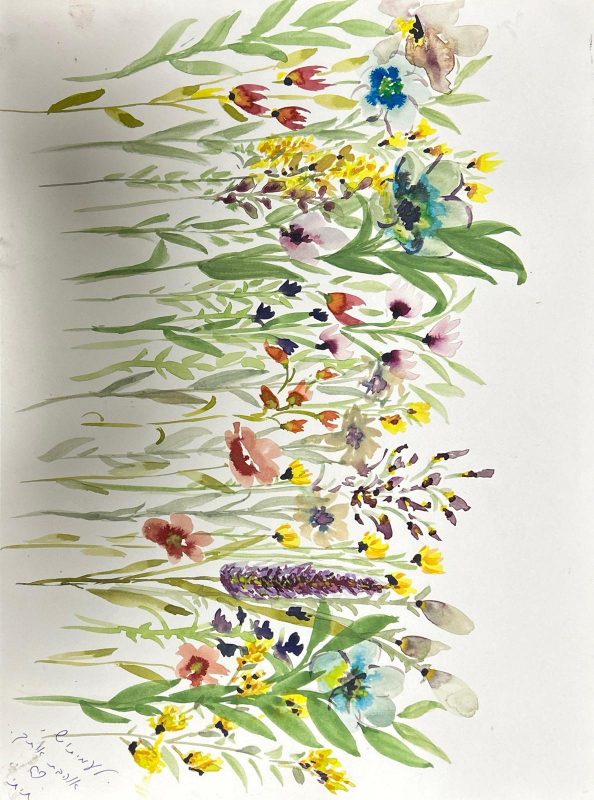
#> input picture WhatsApp Image 2026-11-15 at 00.17.53.jpeg, 1188 x 1600 px (shown at 1/2 size)
$ python prepare_assets.py
#> lines starting #> are read from the running program, lines starting #| are printed output that depends on the picture
"""Prepare local photographs, vessel masks and transparent watercolor crops.

Run from the project root with: .venv/bin/python scripts/prepare_assets.py
The originals are never modified. Crops and masks are intentional, reproducible POC choices.
"""
from pathlib import Path

import cv2
import numpy as np
from PIL import Image, ImageDraw, ImageFilter

ROOT = Path(__file__).resolve().parents[1]
OUTPUT = ROOT / "public" / "assets"
VESSELS = OUTPUT / "vessels"
ARTWORK = OUTPUT / "artwork"

# The two original bowl photos (turquoise, deep blue) were removed from the studio; their masks are in git history.
BOWLS: dict = {}

EXTERNAL_BOWLS: dict = {}  # external test vessels are now added with scripts/add_asset.py

EXTERNAL_ART_CROPS = {
    "monkey-flower": {"file": "monkey-flower.jpg", "crop": (.025, .085, .93, .955)},
    "gentian": {"file": "gentian.jpg", "crop": (.20, .35, .78, .895)},
    "poppy": {"file": "poppy.jpg", "crop": (.025, .035, .95, .91)},
}

ART_CROPS = {
    "meadow": {
        "file": "WhatsApp Image 2026-11-15 at 00.17.53.jpeg",
        "crop": (.035, .012, .95, .405),
        "rotate": 90,
    },
    "spring": {
        "file": "WhatsApp Image 2026-11-15 at 00.17.53.jpeg",
        "crop": (.035, .535, .96, .885),
        "rotate": 90,
    },
    "garden": {
        "file": "WhatsApp Image 2026-11-15 at 00.17.53.jpeg",
        "crop": (.32, .25, .96, .64),
        "rotate": 90,
    },
    "wildflowers": {
        "file": "WhatsApp Image 2026-11-15 at 00.17.53 (1).jpeg",
        "crop": (.36, .185, .815, .49),
        "rotate": 0,
    },
}


def isolate_watercolor(image: Image.Image) -> Image.Image:
    """Soft photographic paper key, not a claim to recover invisible white pigment."""
    rgb = np.asarray(image.convert("RGB"), dtype=np.float32)
    blur = cv2.GaussianBlur(rgb, (3, 3), .7)
    maximum = np.max(blur, axis=2)
    minimum = np.min(blur, axis=2)
    chroma = (maximum - minimum) / np.maximum(maximum, 1)
    luminance = .2126 * blur[:, :, 0] + .7152 * blur[:, :, 1] + .0722 * blur[:, :, 2]
    color = np.clip((chroma - .10) / .25, 0, 1)
    ink = np.clip((226 - luminance) / 120, 0, 1) * np.clip((chroma - .075) / .2, 0, 1)
    alpha = np.maximum(color, ink * .8)
    alpha = np.clip((alpha - .065) / .9, 0, 1)

    h, w = alpha.shape
    x = np.minimum(np.arange(w), np.arange(w)[::-1]) / max(w * .055, 1)
    y = np.minimum(np.arange(h), np.arange(h)[::-1]) / max(h * .055, 1)
    alpha *= np.minimum(np.minimum(x[None, :], y[:, None]), 1)
    alpha = cv2.GaussianBlur(alpha, (3, 3), .55)

    paper = np.array([247, 246, 241], dtype=np.float32)
    clean = (rgb - (1 - alpha[:, :, None]) * paper) / np.maximum(alpha[:, :, None], .18)
    clean = np.clip(clean, 0, 255).astype(np.uint8)
    result = np.dstack((clean, (alpha * 255).astype(np.uint8)))
    return Image.fromarray(result)


def prepare_external_vessel(name: str, config: dict) -> None:
    source = Image.open(ROOT / "assets-source" / "external" / config["file"]).convert("RGB")
    source.thumbnail((1200, 1600), Image.Resampling.LANCZOS)
    canvas = Image.new("RGB", (1200, 1600), (232, 228, 218) if name == "white-study" else (59, 48, 39))
    canvas.paste(source, ((1200 - source.width) // 2, (1600 - source.height) // 2))
    canvas.save(VESSELS / f"{name}.webp", "WEBP", quality=90)
    mask = Image.new("L", canvas.size, 0)
    cx, cy = config["center"]
    rx, ry = config["radius"]
    ImageDraw.Draw(mask).ellipse(((cx - rx) * 1200, (cy - ry) * 1600, (cx + rx) * 1200, (cy + ry) * 1600), fill=255)
    mask.filter(ImageFilter.GaussianBlur(6)).save(VESSELS / f"{name}-mask.png", optimize=True)


def isolate_scanned_watercolor(image: Image.Image) -> Image.Image:
    rgb = np.asarray(image.convert("RGB"), dtype=np.float32)
    h, w, _ = rgb.shape
    patch = max(12, round(min(h, w) * .07))
    corners = [np.median(rgb[y:y + patch, x:x + patch], axis=(0, 1)) for y in (0, h - patch) for x in (0, w - patch)]
    yy = np.linspace(0, 1, h, dtype=np.float32)[:, None, None]
    xx = np.linspace(0, 1, w, dtype=np.float32)[None, :, None]
    background = ((1 - yy) * ((1 - xx) * corners[0] + xx * corners[1])
                  + yy * ((1 - xx) * corners[2] + xx * corners[3]))
    softened = cv2.GaussianBlur(rgb, (3, 3), .65)
    difference = np.sqrt(np.mean((softened - background) ** 2, axis=2))
    alpha = np.clip((difference - 12) / 85, 0, 1) ** .85
    x = np.minimum(np.arange(w), np.arange(w)[::-1]) / max(w * .035, 1)
    y = np.minimum(np.arange(h), np.arange(h)[::-1]) / max(h * .035, 1)
    alpha *= np.minimum(np.minimum(x[None, :], y[:, None]), 1)
    alpha = cv2.GaussianBlur(alpha, (3, 3), .55)
    pigment = (rgb - (1 - alpha[:, :, None]) * background) / np.maximum(alpha[:, :, None], .20)
    result = np.dstack((np.clip(pigment, 0, 255).astype(np.uint8), (alpha * 255).astype(np.uint8)))
    return Image.fromarray(result)


def main() -> None:
    VESSELS.mkdir(parents=True, exist_ok=True)
    ARTWORK.mkdir(parents=True, exist_ok=True)
    for name, config in BOWLS.items():
        image = Image.open(ROOT / config["file"]).convert("RGB")
        image.save(VESSELS / f"{name}.webp", "WEBP", quality=91)
        width, height = image.size
        mask = Image.new("L", image.size, 0)
        polygon = [(round(x * width), round(y * height)) for x, y in config["surface"]]
        ImageDraw.Draw(mask).polygon(polygon, fill=255)
        mask = mask.filter(ImageFilter.GaussianBlur(radius=7))
        mask.save(VESSELS / f"{name}-mask.png", optimize=True)
    for name, config in ART_CROPS.items():
        image = Image.open(ROOT / config["file"]).convert("RGB")
#> image is the input picture: PIL image 1188x1600 RGB; mean R, G, B 200.4, 200.1, 177.6
        width, height = image.size
#> width = 1188; height = 1600
        left, top, right, bottom = config["crop"]
        image = image.crop((round(width * left), round(height * top), round(width * right), round(height * bottom)))
#> image: PIL image 1087x629 RGB
        if config["rotate"]:
            image = image.rotate(config["rotate"], expand=True)
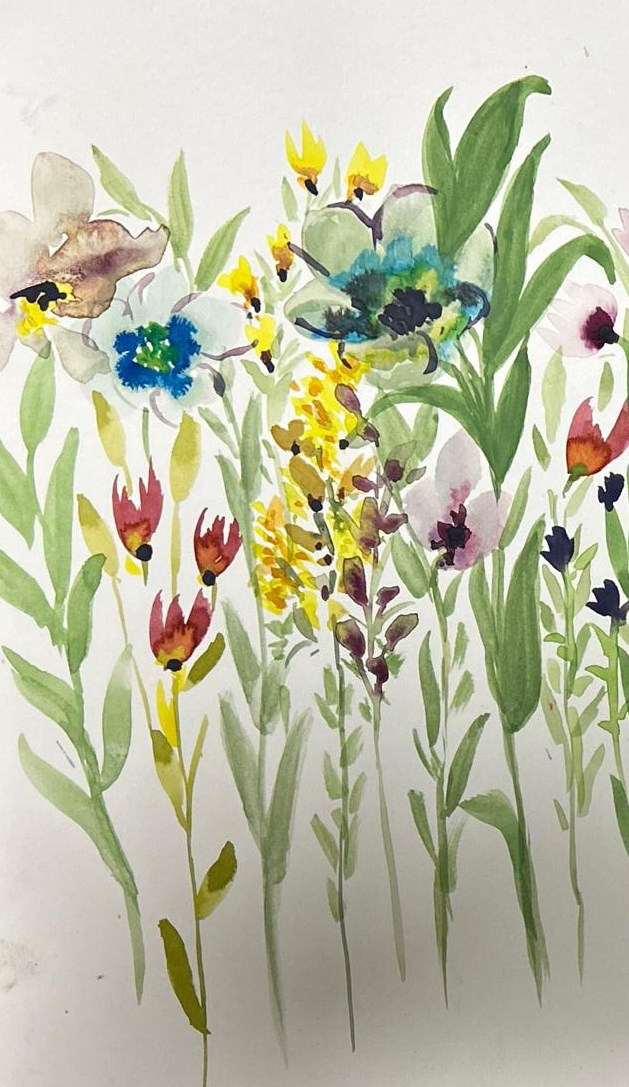
#> image: PIL image 629x1087 RGB; mean R, G, B 188.2, 189.7, 164.3
        image.thumbnail((900, 900), Image.Resampling.LANCZOS)
#> image: PIL image 521x900 RGB
        isolate_watercolor(image).save(ARTWORK / f"{name}.png", optimize=True)
#> in isolate_watercolor, `minimum = np.min(blur, axis=2)`:
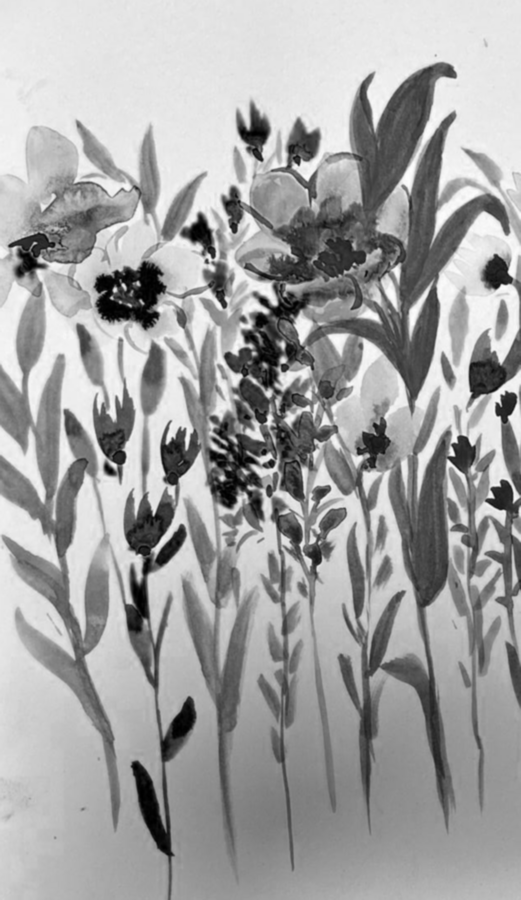
#> minimum: shape (900, 521) float32; min 0, max 253.1, mean 162.8
#> in isolate_watercolor, `chroma = (maximum - minimum) / np.maximum(maximum, 1)`:
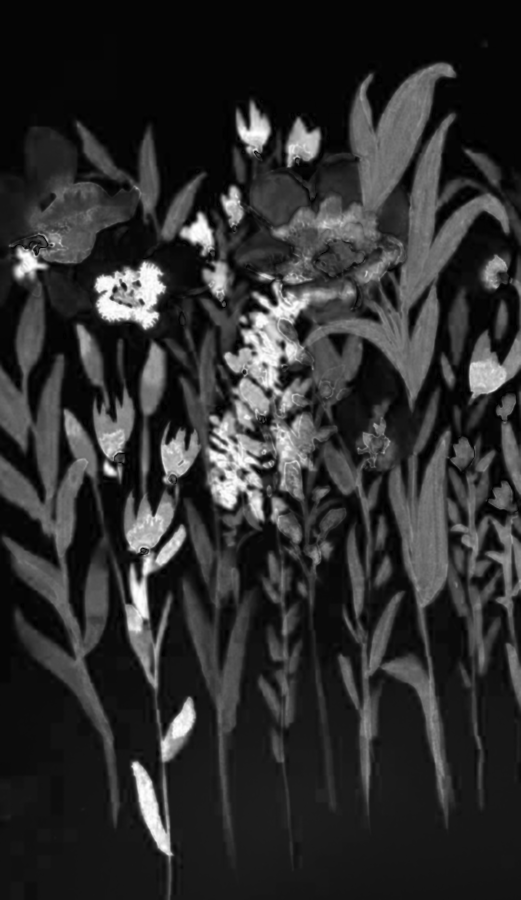
#> chroma: shape (900, 521) float32; min 0.000142, max 1, mean 0.182
#> in isolate_watercolor, `luminance = .2126 * blur[:, :, 0] + .7152 * blur[:, :, 1] + .0722 * bl..`:
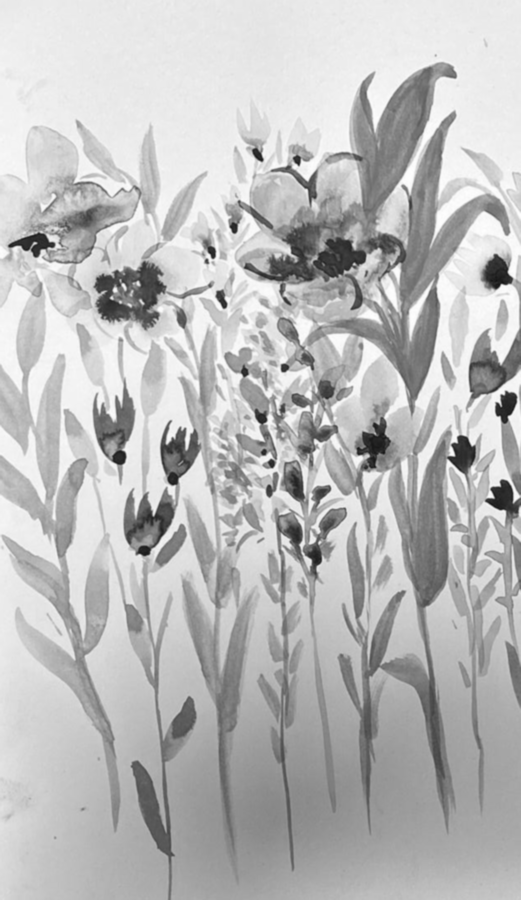
#> luminance: shape (900, 521) float32; min 20.32, max 254.2, mean 187.5
#> in isolate_watercolor, `alpha *= np.minimum(np.minimum(x[None, :], y[:, None]), 1)`:
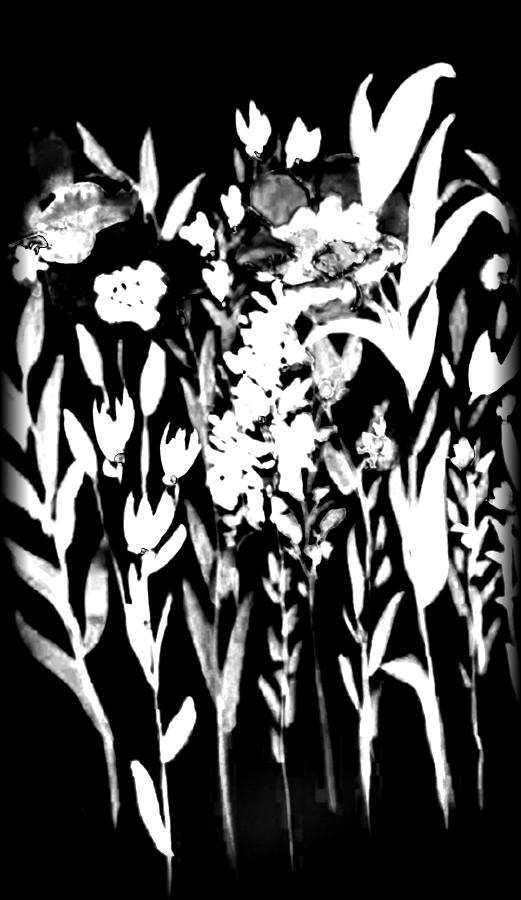
#> alpha: shape (900, 521) float32; min 0, max 1, mean 0.29
#> in isolate_watercolor, `clean = np.clip(clean, 0, 255).astype(np.uint8)`:
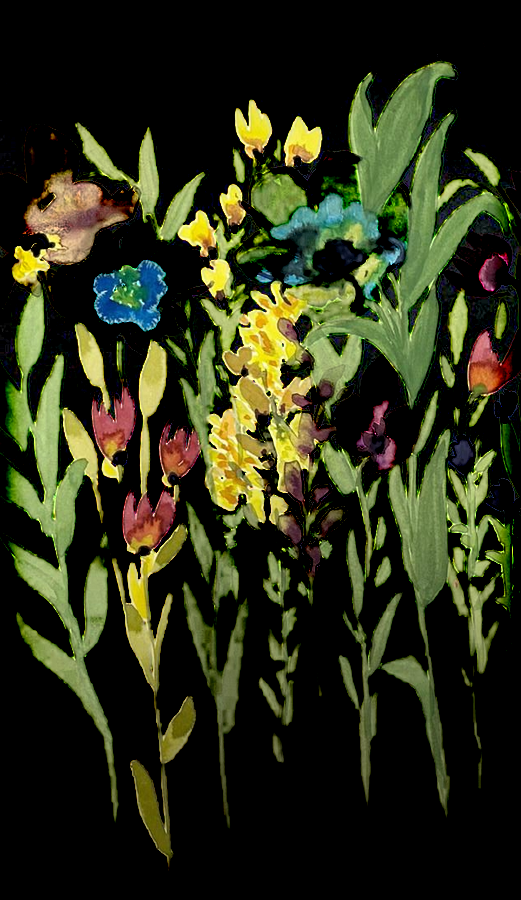
#> clean: shape (900, 521, 3); mean R, G, B 44.7, 48.3, 24.9
#> in isolate_watercolor, `result = np.dstack((clean, (alpha * 255).astype(np.uint8)))`:
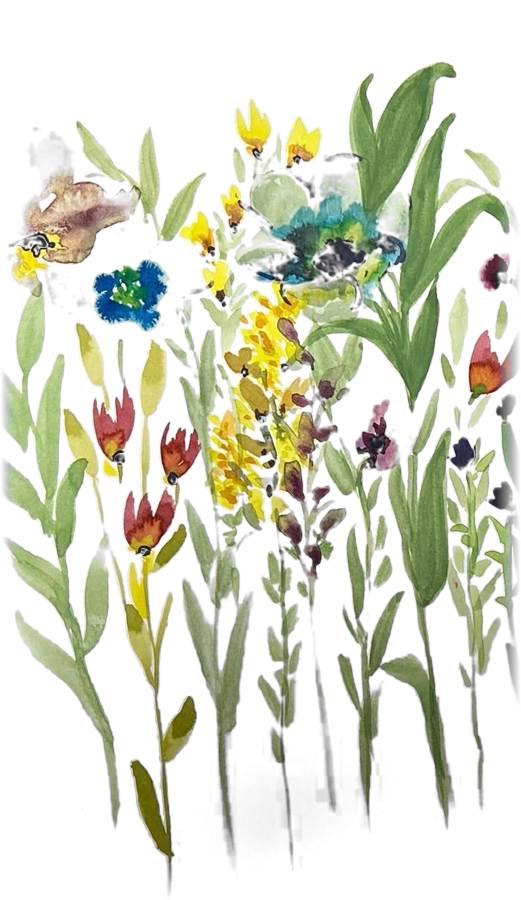
#> result: shape (900, 521, 4); mean R, G, B, A 44.7, 48.3, 24.9, 73.8; transparent parts drawn white
    for name, config in EXTERNAL_BOWLS.items():
        if (ROOT / "assets-source" / "external" / config["file"]).exists():
            prepare_external_vessel(name, config)
    for name, config in EXTERNAL_ART_CROPS.items():
        source = ROOT / "assets-source" / "external" / config["file"]
        if not source.exists():
            continue
        image = Image.open(source).convert("RGB")
        width, height = image.size
        left, top, right, bottom = config["crop"]
        image = image.crop((round(width * left), round(height * top), round(width * right), round(height * bottom)))
        image.thumbnail((900, 900), Image.Resampling.LANCZOS)
        isolate_scanned_watercolor(image).save(ARTWORK / f"{name}.png", optimize=True)
    print("Prepared local vessels and artwork; external test assets are included when downloaded")


if __name__ == "__main__":
    main()
